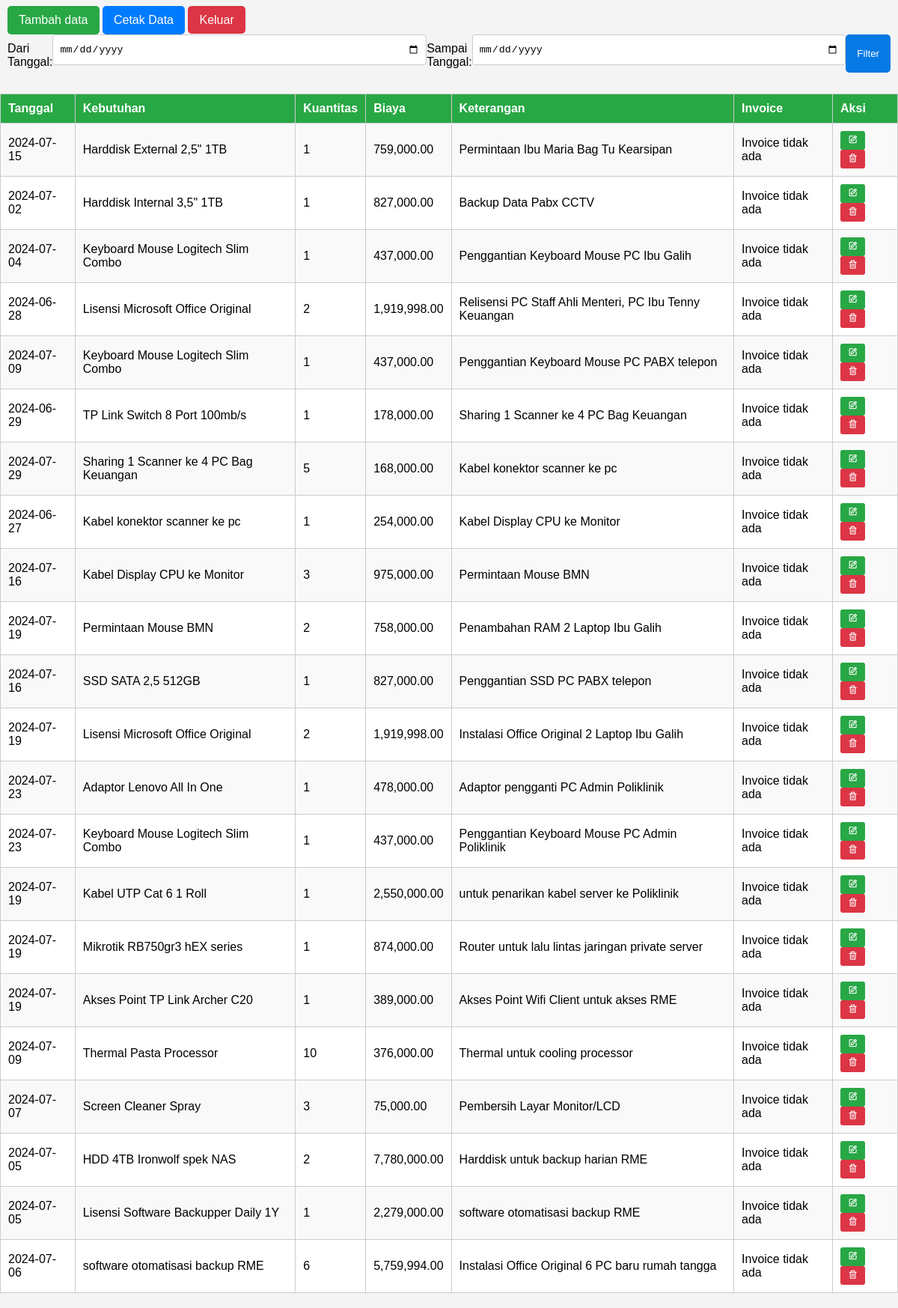
The page / on the database its author committed.
### tables this page shows
CREATE TABLE `data_kebutuhan` (
  `id` int(11) NOT NULL,
  `tanggal` date NOT NULL,
  `kebutuhan` varchar(255) NOT NULL,
  `kuantitas` int(11) NOT NULL,
  `biaya` decimal(10,2) NOT NULL,
  `keterangan` text NOT NULL,
  `invoice` longblob NOT NULL,
  `invoice_type` varchar(10) NOT NULL
);

### index.php (the view, shortened to what this page needs)
<?php
include 'koneksi.php';
$whereClause = "";
$sql = "SELECT * FROM data_kebutuhan" . $whereClause;
$result = $conn->query($sql);
?>
<!DOCTYPE html>
<html lang="en">
<head>
    <link rel="stylesheet" href="style.css">
    <link href='https://unpkg.com/boxicons@2.1.4/css/boxicons.min.css' rel='stylesheet'>
</head>
<body>
<div class="button-container">
    <button onclick="toggleForm()" class="button tambah">Tambah data</button>
    <button onclick="printData()" class="button print">Cetak Data</button>
    <a href="logout.php" class="button_keluar">Keluar</a>
    <form method="get" action="index.php" style="display: flex;">
        <label for="tanggal_mulai">Dari Tanggal:</label>
        <input type="date" id="tanggal_mulai" name="tanggal_mulai" value="<?php echo isset($_GET['tanggal_mulai']) ? $_GET['tanggal_mulai'] : ''; ?>" required>
        <label for="tanggal_akhir">Sampai Tanggal:</label>
        <input type="date" id="tanggal_akhir" name="tanggal_akhir" value="<?php echo isset($_GET['tanggal_akhir']) ? $_GET['tanggal_akhir'] : ''; ?>" required>
        <button type="submit" class="button">Filter</button>
    </form>
</div>
<div id="printTable">
    <table>
        <thead>
            <tr>
                <th>Tanggal</th>
                <th>Kebutuhan</th>
                <th>Kuantitas</th>
                <th>Biaya</th>
                <th>Keterangan</th>
                <th>Invoice</th>
                <th>Aksi</th>
            </tr>
        </thead>
        <tbody>
            <?php if ($result->num_rows > 0): ?>
                <?php while($row = $result->fetch_assoc()): ?>
                    <tr data-id="<?php echo $row['id']; ?>">
                        <td class="tanggal"><?php echo $row['tanggal']; ?></td>
                        <td class="kebutuhan"><?php echo $row['kebutuhan']; ?></td>
                        <td class="kuantitas"><?php echo $row['kuantitas']; ?></td>
                        <td class="biaya"><?php echo number_format($row['biaya'], 2); ?></td>
                        <td class="keterangan"><?php echo $row['keterangan']; ?></td>
                        <td>
                            <?php
                            if ($row['invoice']) {
                                echo '<a href="data:application/pdf;base64,' . base64_encode($row['invoice']) . '" target="_blank">View</a>';
                            } else {
                                echo 'Invoice tidak ada';
                            }
                            ?>
                        </td>
                        <td>
                            <button class='button edit-btn' onclick="toggleForm(<?php echo $row['id']; ?>)">
                                <i class='bx bx-edit'></i>
                            </button>
                            <button class='button delete-btn' onclick="confirmDelete(<?php echo $row['id']; ?>)">
                                <i class='bx bx-trash'></i>
                            </button>
                        </td>
                    </tr>
                <?php endwhile; ?>
            <?php else: ?>
                <tr>
                    <td colspan="7">No data found</td>
                </tr>
            <?php endif; ?>
        </tbody>
    </table>
</div>
</body>
</html>

### style.css (style rules this page uses)
body { font-family: Arial, sans-serif; background-color: #f4f4f4; margin: 0; padding: 0; box-sizing: border-box; }
.button-container { padding: 8px 10px; }
.button.tambah { padding: 10px 15px; background-color: #28a745; font-size: 16px; color: #fff; gap: 10px; right: 25%; border: none; border-radius: 5px; }
form label { display: block; margin: 10px 0 5px; }
form input, form textarea { width: 100%; padding: 8px; margin-bottom: 10px; border: 1px solid #ccc; border-radius: 4px; }
form button { padding: 10px 15px; border: none; background-color: #0779e4; color: white; border-radius: 5px; cursor: pointer; }
table { width: 100%; margin: 20px 0; border-collapse: collapse; }
table, th, td { border: 1px solid #ccc; }
th, td { padding: 10px; text-align: left; }
th { background-color: #28a745; color: #fff; }
thead { animation: slideDown 0.5s ease-out; }
thead th { transition: background-color 0.3s ease; }
tbody tr:nth-child(odd) { background-color: #f9f9f9; }
tbody tr:nth-child(even) { background-color: #ffffff; }
tbody { animation: fadeIn 0.5s ease-in-out; }
tbody tr { transition: all 0.3s ease; }
.edit-btn, .delete-btn { background-color: #28a745; border: none; color: white; padding: 5px 10px; cursor: pointer; border-radius: 3px; text-align: center; }
.delete-btn { background-color: #dc3545; }
.button-container .button_keluar { padding: 10px 15px; background-color: #dc3545; color: #fff; gap: 10px; right: 25%; border: none; border-radius: 5px; text-decoration: none; }
.button-container .button.print { padding: 10px 15px; background-color: #007bff; color: #fff; font-size: 16px; border: none; border-radius: 5px; cursor: pointer; transition: all 0.3s ease; }

### rows shown on the page
data_kebutuhan: tanggal "2024-07-15", kebutuhan "Harddisk External 2,5\" 1TB", kuantitas "1", biaya "759,000.00", keterangan "Permintaan Ibu Maria Bag Tu Kearsipan", invoice "Invoice tidak ada"
data_kebutuhan: tanggal "2024-07-02", kebutuhan "Harddisk Internal 3,5\" 1TB", kuantitas "1", biaya "827,000.00", keterangan "Backup Data Pabx CCTV", invoice "Invoice tidak ada"
data_kebutuhan: tanggal "2024-07-04", kebutuhan "Keyboard Mouse Logitech Slim Combo", kuantitas "1", biaya "437,000.00", keterangan "Penggantian Keyboard Mouse PC Ibu Galih", invoice "Invoice tidak ada"
data_kebutuhan: tanggal "2024-06-28", kebutuhan "Lisensi Microsoft Office Original", kuantitas "2", biaya "1,919,998.00", keterangan "Relisensi PC Staff Ahli Menteri, PC Ibu Tenny Keuangan", invoice "Invoice tidak ada"
data_kebutuhan: tanggal "2024-07-09", kebutuhan "Keyboard Mouse Logitech Slim Combo", kuantitas "1", biaya "437,000.00", keterangan "Penggantian Keyboard Mouse PC PABX telepon", invoice "Invoice tidak ada"
data_kebutuhan: tanggal "2024-06-29", kebutuhan "TP Link Switch 8 Port 100mb/s", kuantitas "1", biaya "178,000.00", keterangan "Sharing 1 Scanner ke 4 PC Bag Keuangan", invoice "Invoice tidak ada"
data_kebutuhan: tanggal "2024-07-29", kebutuhan "Sharing 1 Scanner ke 4 PC Bag Keuangan", kuantitas "5", biaya "168,000.00", keterangan "Kabel konektor scanner ke pc", invoice "Invoice tidak ada"
data_kebutuhan: tanggal "2024-06-27", kebutuhan "Kabel konektor scanner ke pc", kuantitas "1", biaya "254,000.00", keterangan "Kabel Display CPU ke Monitor", invoice "Invoice tidak ada"
data_kebutuhan: tanggal "2024-07-16", kebutuhan "Kabel Display CPU ke Monitor", kuantitas "3", biaya "975,000.00", keterangan "Permintaan Mouse BMN", invoice "Invoice tidak ada"
data_kebutuhan: tanggal "2024-07-19", kebutuhan "Permintaan Mouse BMN", kuantitas "2", biaya "758,000.00", keterangan "Penambahan RAM 2 Laptop Ibu Galih", invoice "Invoice tidak ada"
data_kebutuhan: tanggal "2024-07-16", kebutuhan "SSD SATA 2,5 512GB", kuantitas "1", biaya "827,000.00", keterangan "Penggantian SSD PC PABX telepon", invoice "Invoice tidak ada"
data_kebutuhan: tanggal "2024-07-19", kebutuhan "Lisensi Microsoft Office Original", kuantitas "2", biaya "1,919,998.00", keterangan "Instalasi Office Original 2 Laptop Ibu Galih", invoice "Invoice tidak ada"
data_kebutuhan: tanggal "2024-07-23", kebutuhan "Adaptor Lenovo All In One", kuantitas "1", biaya "478,000.00", keterangan "Adaptor pengganti PC Admin Poliklinik", invoice "Invoice tidak ada"
data_kebutuhan: tanggal "2024-07-23", kebutuhan "Keyboard Mouse Logitech Slim Combo", kuantitas "1", biaya "437,000.00", keterangan "Penggantian Keyboard Mouse PC Admin Poliklinik", invoice "Invoice tidak ada"
data_kebutuhan: tanggal "2024-07-19", kebutuhan "Kabel UTP Cat 6 1 Roll", kuantitas "1", biaya "2,550,000.00", keterangan "untuk penarikan kabel server ke Poliklinik", invoice "Invoice tidak ada"
data_kebutuhan: tanggal "2024-07-19", kebutuhan "Mikrotik RB750gr3 hEX series", kuantitas "1", biaya "874,000.00", keterangan "Router untuk lalu lintas jaringan private server", invoice "Invoice tidak ada"
data_kebutuhan: tanggal "2024-07-19", kebutuhan "Akses Point TP Link Archer C20", kuantitas "1", biaya "389,000.00", keterangan "Akses Point Wifi Client untuk akses RME", invoice "Invoice tidak ada"
data_kebutuhan: tanggal "2024-07-09", kebutuhan "Thermal Pasta Processor", kuantitas "10", biaya "376,000.00", keterangan "Thermal untuk cooling processor", invoice "Invoice tidak ada"
data_kebutuhan: tanggal "2024-07-07", kebutuhan "Screen Cleaner Spray", kuantitas "3", biaya "75,000.00", keterangan "Pembersih Layar Monitor/LCD", invoice "Invoice tidak ada"
data_kebutuhan: tanggal "2024-07-05", kebutuhan "HDD 4TB Ironwolf spek NAS", kuantitas "2", biaya "7,780,000.00", keterangan "Harddisk untuk backup harian RME", invoice "Invoice tidak ada"
data_kebutuhan: tanggal "2024-07-05", kebutuhan "Lisensi Software Backupper Daily 1Y", kuantitas "1", biaya "2,279,000.00", keterangan "software otomatisasi backup RME", invoice "Invoice tidak ada"
data_kebutuhan: tanggal "2024-07-06", kebutuhan "software otomatisasi backup RME", kuantitas "6", biaya "5,759,994.00", keterangan "Instalasi Office Original 6 PC baru rumah tangga", invoice "Invoice tidak ada"
